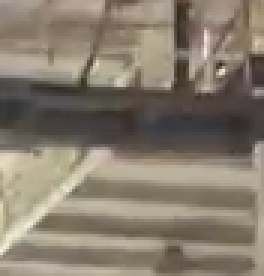
#> input picture godot_walk/source_library/sources/video-ccf9722164a0bdc8/rooms/industrial-hall-panorama-v3/textures/concrete_wall.png, 88 x 92 px, given in place of ceiling_source_video.png, which was not available (shown 3 times larger)
$ python generate_surface_variants.py generate
#> lines starting #> are read from the running program, lines starting #| are printed output that depends on the picture
### godot_walk/scripts/deterministic_json.py
"""Deterministic JSON bytes, hashing and refuse-to-overwrite writes."""

from __future__ import annotations

import hashlib
import json
import os
from functools import lru_cache
from pathlib import Path
from typing import Any

ROOT = Path(__file__).resolve().parents[2]
VALIDATION_STATE_ROOTS = (
    "data/pictures",
    "data/videos",
    "docs/GENERATIVE_MAP_TEMPLATE_PROPOSAL.md",
    "godot_walk/evidence/2026-11-11-issue-216",
    "godot_walk/room_catalog",
    "godot_walk/source_library",
)


# [24 lines left out: function repository_state, not called in this run]


class DeterministicWriteError(ValueError):
    """A derived file already exists with different content."""


def canonical_bytes(value: Any) -> bytes:
    text = json.dumps(value, indent=2, sort_keys=True, ensure_ascii=False)
    return (text + "\n").encode("utf-8")


def sha256_bytes(data: bytes) -> str:
    return hashlib.sha256(data).hexdigest()


# [31 lines left out: functions _sha256_unchanged, sha256_file, repo_relative, resolve_cli_path, not called in this run]


def plan_write(path: Path, data: bytes) -> str:
    """Return "create" or "unchanged"; raise if different content exists."""
    if path.is_symlink():
        raise DeterministicWriteError(f"Refusing to write through symlink {path}")
    if not path.exists():
        return "create"
    if path.read_bytes() == data:
        return "unchanged"
    raise DeterministicWriteError(
        f"Refusing to overwrite {path}: existing content differs from derived content"
    )


def write_new(path: Path, data: bytes) -> None:
    path.parent.mkdir(parents=True, exist_ok=True)
    flags = os.O_WRONLY | os.O_CREAT | os.O_EXCL | getattr(os, "O_NOFOLLOW", 0)
    descriptor = os.open(path, flags, 0o644)
    with os.fdopen(descriptor, "wb") as stream:
        stream.write(data)


# [6 lines left out: function write_deterministic, not called in this run]

### godot_walk/scripts/generate_surface_variants.py
"""Generate deterministic worn and damaged surface textures for palettes 0.2.0 (#199).

Every output is derived from a texture already committed in the repository. The
script is CPU-only and deterministic: the seed comes from the source path, the
variant name and the script version, so rerunning it produces identical bytes.
No downloads and no GPU calls are involved.

Usage:
    python3 godot_walk/scripts/generate_surface_variants.py generate
    python3 godot_walk/scripts/generate_surface_variants.py check
"""

from __future__ import annotations

import argparse
import hashlib
import json
import random
import sys
from pathlib import Path
from typing import Any

from PIL import Image, ImageDraw, ImageFilter

sys.path.insert(0, str(Path(__file__).resolve().parent))

from deterministic_json import ROOT, plan_write, sha256_file, write_new

SCRIPT_VERSION = "surface-variants-0.1.0"
OUTPUT_DIR = Path("godot_walk/assets/psx_extension/textures/surfaces")
MANIFEST_PATH = OUTPUT_DIR / "surface_variants.json"

# Source textures already in the repository. Each output name is explicit so the
# palette provenance check can find it in this file.
SOURCES = {
    "backrooms_yellow_wall": "godot_walk/assets/psx_extension/textures/wallpaper_source_video.png",
    "backrooms_yellow_floor": "godot_walk/assets/psx_extension/textures/floor_source_video.png",
    "backrooms_yellow_ceiling": "godot_walk/assets/psx_extension/textures/ceiling_source_video.png",
    "industrial_concrete_floor": "godot_walk/source_library/sources/video-ccf9722164a0bdc8/rooms/industrial-hall-panorama-v3/textures/concrete_floor.png",
    "plaster_debris_wall": "godot_walk/source_library/sources/video-ccf9722164a0bdc8/rooms/debris-window-rock-room-v1/textures/direct-source-crops-v1/painted_wall.png",
}

OUTPUTS = {
    "backrooms_yellow_wall_worn": ("backrooms_yellow_wall", "worn"),
    "backrooms_yellow_wall_damaged": ("backrooms_yellow_wall", "damaged"),
    "backrooms_yellow_floor_worn": ("backrooms_yellow_floor", "worn"),
    "backrooms_yellow_floor_damaged": ("backrooms_yellow_floor", "damaged"),
    "backrooms_yellow_ceiling_worn": ("backrooms_yellow_ceiling", "worn"),
    "backrooms_yellow_ceiling_damaged": ("backrooms_yellow_ceiling", "damaged"),
    "industrial_concrete_floor_worn": ("industrial_concrete_floor", "worn"),
    "industrial_concrete_floor_damaged": ("industrial_concrete_floor", "damaged"),
    "plaster_debris_wall_worn": ("plaster_debris_wall", "worn"),
    "plaster_debris_wall_damaged": ("plaster_debris_wall", "damaged"),
}


def _seed(source_name: str, variant: str) -> int:
    text = f"{SCRIPT_VERSION}:{source_name}:{variant}"
    return int.from_bytes(hashlib.sha256(text.encode("utf-8")).digest(), "big")


def _rgba(image: Image.Image) -> Image.Image:
    return image.convert("RGBA")


def _grime(image: Image.Image, rng: random.Random, strength: float) -> Image.Image:
    overlay = Image.new("RGBA", image.size, (0, 0, 0, 0))
    draw = ImageDraw.Draw(overlay)
    width, height = image.size
    for _ in range(max(8, (width * height) // 6000)):
        x = rng.randrange(width)
        y = rng.randrange(height)
        radius = rng.randint(
            max(3, min(width, height) // 30), max(6, min(width, height) // 7)
        )
        alpha = int(rng.uniform(18, 55) * strength)
        draw.ellipse(
            (x - radius, y - radius, x + radius, y + radius), fill=(38, 31, 22, alpha)
        )
    return Image.alpha_composite(
        _rgba(image), overlay.filter(ImageFilter.GaussianBlur(1.2))
    )


def _stains(image: Image.Image, rng: random.Random, strength: float) -> Image.Image:
    overlay = Image.new("RGBA", image.size, (0, 0, 0, 0))
    draw = ImageDraw.Draw(overlay)
    width, height = image.size
    for _ in range(max(4, (width * height) // 18000)):
        x = rng.randrange(width)
        y = rng.randrange(height)
        radius_x = rng.randint(width // 18, width // 5)
        radius_y = rng.randint(height // 22, height // 6)
        alpha = int(rng.uniform(35, 95) * strength)
        draw.ellipse(
            (x - radius_x, y - radius_y, x + radius_x, y + radius_y),
            fill=(52, 38, 24, alpha),
        )
    return Image.alpha_composite(
        _rgba(image), overlay.filter(ImageFilter.GaussianBlur(2.0))
    )


def _cracks(image: Image.Image, rng: random.Random, count: int) -> Image.Image:
    overlay = Image.new("RGBA", image.size, (0, 0, 0, 0))
    draw = ImageDraw.Draw(overlay)
    width, height = image.size
    for _ in range(count):
        x = rng.randrange(width)
        y = rng.randrange(height)
        points = [(x, y)]
        for _step in range(rng.randint(3, 7)):
            x = max(0, min(width - 1, x + rng.randint(-width // 10, width // 10)))
            y = max(0, min(height - 1, y + rng.randint(-height // 10, height // 10)))
            points.append((x, y))
        draw.line(
            points,
            fill=(18, 14, 10, rng.randint(80, 150)),
            width=max(1, min(width, height) // 180),
        )
    return Image.alpha_composite(_rgba(image), overlay)


def _peeling(image: Image.Image, rng: random.Random, count: int) -> Image.Image:
    overlay = Image.new("RGBA", image.size, (0, 0, 0, 0))
    draw = ImageDraw.Draw(overlay)
    width, height = image.size
    for _ in range(count):
        x = rng.randrange(width)
        y = rng.randrange(height)
        radius_x = rng.randint(width // 30, width // 12)
        radius_y = rng.randint(height // 30, height // 12)
        draw.ellipse(
            (x - radius_x, y - radius_y, x + radius_x, y + radius_y),
            fill=(188, 170, 132, rng.randint(60, 120)),
        )
        draw.arc(
            (x - radius_x, y - radius_y, x + radius_x, y + radius_y),
            0,
            360,
            fill=(35, 28, 20, 110),
            width=max(1, min(width, height) // 200),
        )
    return Image.alpha_composite(_rgba(image), overlay)


def _speckles(image: Image.Image, rng: random.Random, count: int) -> Image.Image:
    overlay = Image.new("RGBA", image.size, (0, 0, 0, 0))
    draw = ImageDraw.Draw(overlay)
    width, height = image.size
    for _ in range(count):
        x = rng.randrange(width)
        y = rng.randrange(height)
        radius = rng.randint(1, max(2, min(width, height) // 120))
        color = rng.choice(((24, 20, 15, 130), (118, 103, 78, 100), (67, 56, 42, 120)))
        draw.ellipse((x - radius, y - radius, x + radius, y + radius), fill=color)
    return Image.alpha_composite(_rgba(image), overlay)


def _darken(image: Image.Image, factor: float) -> Image.Image:
    pixels = image.convert("RGB")
    return pixels.point(lambda value: int(value * factor))


def _variant_image(source: Image.Image, variant: str, seed: int) -> Image.Image:
    rng = random.Random(seed)
    width, height = source.size
    if variant == "worn":
        image = _grime(source, rng, 0.8)
        image = _stains(image, rng, 0.55)
        image = _cracks(image, rng, max(3, width // 90))
        image = _darken(image, 0.90)
    else:
        image = _grime(source, rng, 1.0)
        image = _stains(image, rng, 1.0)
        image = _cracks(image, rng, max(6, width // 45))
        image = _peeling(image, rng, max(2, width // 140))
        image = _speckles(image, rng, max(40, width * height // 2500))
        image = _darken(image, 0.78)
    return image.convert("RGB")


def _derived_path(output_name: str) -> Path:
    return ROOT / OUTPUT_DIR / f"{output_name}.png"


def derive_bytes(output_name: str) -> bytes:
    source_key, variant = OUTPUTS[output_name]
    source_path = ROOT / SOURCES[source_key]
    with Image.open(source_path) as source:
        image = _variant_image(
            source.convert("RGB"), variant, _seed(source_key, variant)
        )
    from io import BytesIO

    buffer = BytesIO()
    image.save(buffer, format="PNG", optimize=True)
    return buffer.getvalue()


# [21 lines left out: function manifest_bytes, not called in this run]


def generate() -> dict[str, Any]:
    target_dir = ROOT / OUTPUT_DIR
    target_dir.mkdir(parents=True, exist_ok=True)
    created = 0
    for output_name in sorted(OUTPUTS):
        data = derive_bytes(output_name)
#> in derive_bytes, source is the input picture: PIL image 88x92 RGB; mean R, G, B 134, 124, 109.5
#> in _grime, `overlay = Image.new("RGBA", image.size, (0, 0, 0, 0))`: overlay: PIL image 88x92 RGBA; every value is 0
#> in _grime, `return Image.alpha_composite( _rgba(image), overlay.filter(ImageFilter..`:
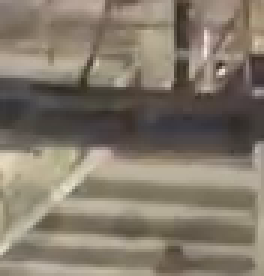
#> returned value: PIL image 88x92 RGBA (shown 3 times larger); mean R, G, B, A 130.7, 120.8, 106.6, 255
#> in _stains, `return Image.alpha_composite( _rgba(image), overlay.filter(ImageFilter..`:
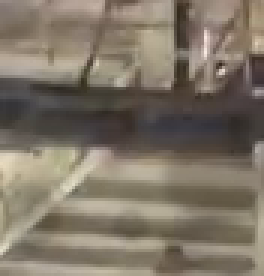
#> returned value: PIL image 88x92 RGBA (shown 3 times larger); mean R, G, B, A 126.4, 116.4, 102.4, 255
#> in _peeling, `return Image.alpha_composite(_rgba(image), overlay)`:
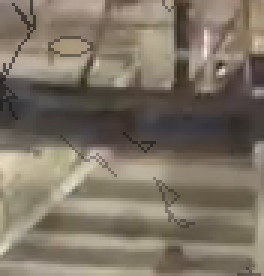
#> returned value: PIL image 88x92 RGBA (shown 3 times larger); mean R, G, B, A 125.3, 115.4, 101.4, 255
#> in _speckles, `return Image.alpha_composite(_rgba(image), overlay)`:
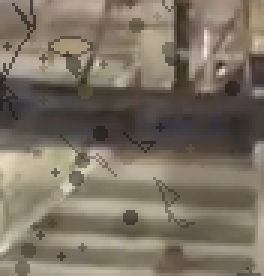
#> returned value: PIL image 88x92 RGBA (shown 3 times larger); mean R, G, B, A 123.6, 113.6, 99.7, 255
#> in _darken, `return pixels.point(lambda value: int(value * factor))`:
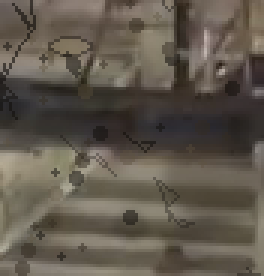
#> returned value: PIL image 88x92 RGB (shown 3 times larger); mean R, G, B 95.9, 88.2, 77.3
        path = _derived_path(output_name)
        status = plan_write(path, data)
        if status == "create":
            write_new(path, data)
            created += 1
    path = ROOT / MANIFEST_PATH
    data = manifest_bytes()
    status = plan_write(path, data)
    if status == "create":
        write_new(path, data)
        created += 1
    return {
        "output_dir": OUTPUT_DIR.as_posix(),
        "outputs": len(OUTPUTS),
        "manifest": MANIFEST_PATH.as_posix(),
        "created": created,
    }


# [29 lines left out: function check, not called in this run]


def main(argv: list[str] | None = None) -> int:
    parser = argparse.ArgumentParser(description=__doc__)
    parser.add_argument("command", choices=("generate", "check"))
    arguments = parser.parse_args(argv)
    if arguments.command == "generate":
        print(json.dumps(generate(), sort_keys=True))
        return 0
    errors = check()
    print(json.dumps({"valid": not errors, "errors": errors}, sort_keys=True))
    return 1 if errors else 0


if __name__ == "__main__":
#> (the run stopped early here; a loop or call above may not have finished)

$ run again, on godot_walk/source_library/sources/video-ccf9722164a0bdc8/rooms/industrial-hall-panorama-v3/textures/roof_beams.png
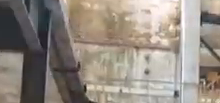
#> input picture godot_walk/source_library/sources/video-ccf9722164a0bdc8/rooms/industrial-hall-panorama-v3/textures/roof_beams.png, 220 x 103 px, given in place of ceiling_source_video.png, which was not available
#> in derive_bytes, source is the input picture: PIL image 220x103 RGB; mean R, G, B 147.4, 138.6, 129.5
#> overlay: PIL image 220x103 RGBA; every value is 0
#> in _peeling, `return Image.alpha_composite(_rgba(image), overlay)`:
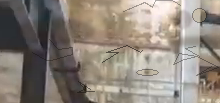
#> returned value: PIL image 220x103 RGBA; mean R, G, B, A 141.8, 132.9, 123.7, 255
#> in _darken, `return pixels.point(lambda value: int(value * factor))`:
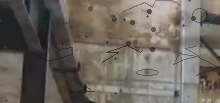
#> returned value: PIL image 220x103 RGB; mean R, G, B 109.4, 102.6, 95.4

$ run again, on godot_walk/source_library/sources/video-ccf9722164a0bdc8/rooms/industrial-hall-panorama-v3/textures/support_post.png
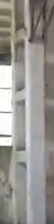
#> input picture godot_walk/source_library/sources/video-ccf9722164a0bdc8/rooms/industrial-hall-panorama-v3/textures/support_post.png, 54 x 224 px, given in place of ceiling_source_video.png, which was not available
#> in derive_bytes, source is the input picture: PIL image 54x224 RGB; mean R, G, B 151.1, 148.2, 143.7
#> overlay: PIL image 54x224 RGBA; every value is 0
#> in _speckles, `return Image.alpha_composite(_rgba(image), overlay)`:
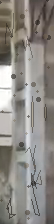
#> returned value: PIL image 54x224 RGBA; mean R, G, B, A 141.4, 137.9, 132.9, 255
#> in _darken, `return pixels.point(lambda value: int(value * factor))`:
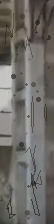
#> returned value: PIL image 54x224 RGB; mean R, G, B 109.8, 107, 103.2
